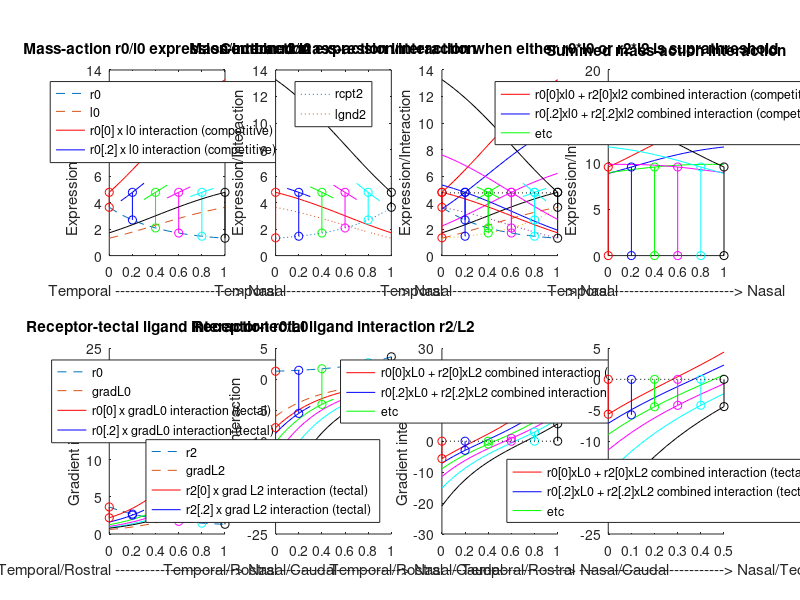
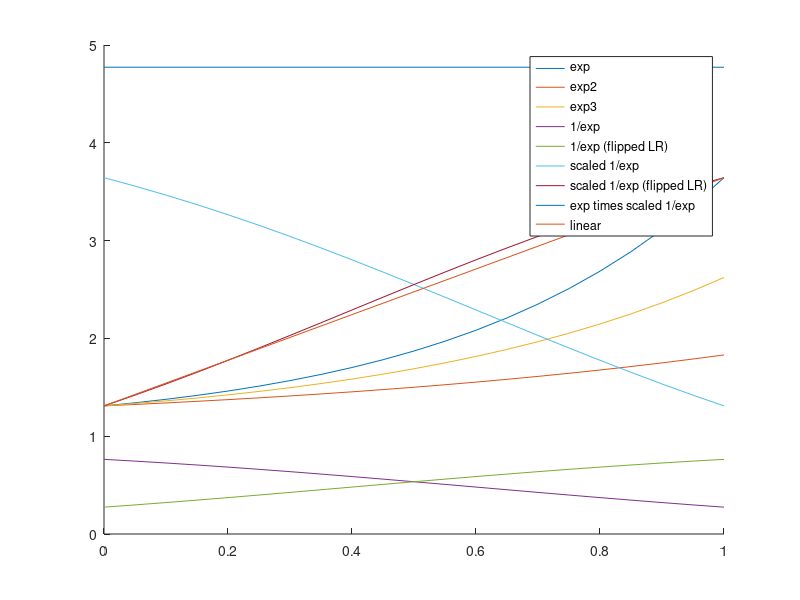
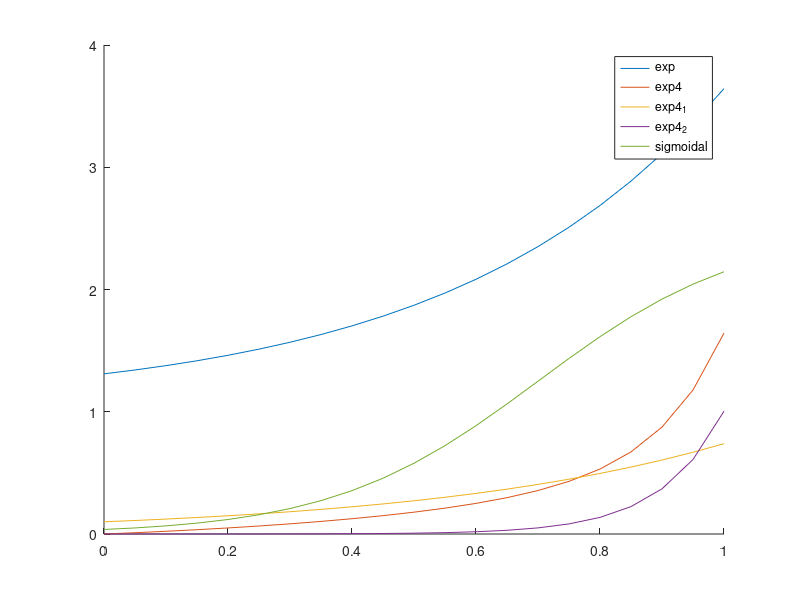
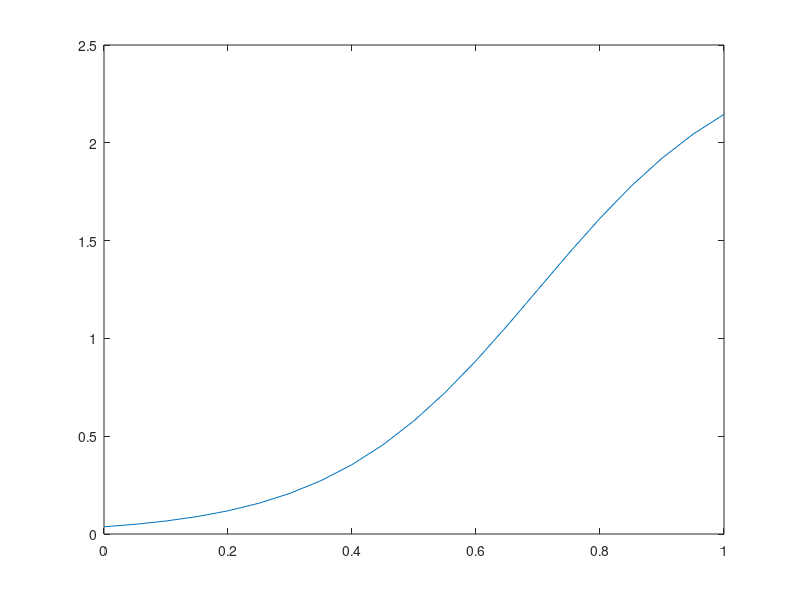

The MATLAB source for these figures, in order:
% Equations used in my modelling. See tissue.h and
% guidingtissue::exponential_expression and similar

% Set up the one figure
h_f = figure(1); clf;
h_f_pos = get(h_f, 'Position');
w=2500;
h=1280;
set(h_f, 'Position', [20, 1500, w, h]);
clf;

## What ligand expression profile?
ligand_expression = 'invexp'; #  or exp or invexp

x = [0:0.05:1];

_exp = 0.26 .* exp (2.3.*x) + 1.05; % T exponential_expression (const T& x)
_exp2 = 0.26 .* exp (1.1.*x) + 1.05; % T exponential_expression2 (const T& x)
_exp3 = 0.26 .* exp (1.8.*x) + 1.05; % T exponential_expression3 (const T& x)

# Double exponential?
_exp4_1 = 0.1 .* exp (2.*x);
##_exp4_2 = 0.05 .* exp (6.*(x-0.4)); # was quite good
_exp4_2 = 0.05 .* exp (10.*(x-0.7));
_exp4 = -1.3 + 1.2 + _exp4_1  +  _exp4_2; # -0.1

# Sigmoidal
_sig = -1.3 + 1.3 + 2.5 ./ (1 + exp(-(x-0.7).*6)) # 0 +

_rev_exp = 0.26 .* exp (2.3.*(1-x)) + 1.05;
_deriv_exp = 0.26 .* 2.3 .* exp (2.3.*x);
## Scaling for _exp to give inverse that starts and ends at the same point
A = 4.7727;
B =  0; ##-0.00014;
_inv_exp = A .* (1./_exp) + B;

rtimesl = _exp .* _inv_exp;

## May also use a linear function
_lin = 1.31 + 2.333 .* x;

if strcmp (ligand_expression, 'exp')
  threshold = 1.1
elseif strcmp (ligand_expression, 'lin')
  threshold = 4.73 ## 4.7 to 5.4 is a sensible range
else
  threshold = 4.73 ## 4.8 to 5.5 is a sensible range
end

## Debugging the curves
figure(7); clf;
hold on;
plot (x, _exp);
plot (x, _exp2);
plot (x, _exp3);
plot (x, 1./_exp);
plot (x, flip(1./_exp));
plot (x, _inv_exp);
plot (x, flip(_inv_exp));
plot (x, rtimesl);
plot (x, _lin);
legend('exp', 'exp2', 'exp3', '1/exp', '1/exp (flipped LR)','scaled 1/exp', 'scaled 1/exp (flipped LR)', 'exp times scaled 1/exp', 'linear')

figure(8); clf;
hold on;
plot (x, _exp);
#plot (x, _exp2);
#plot (x, _exp3);
plot (x, _exp4);
plot (x, _exp4_1);
plot (x, _exp4_2);
plot (x, _sig);

legend('exp', 'exp4', 'exp4_1', 'exp4_2', 'sigmoidal')

figure(9)
plot (x, _sig);

figure(1);

%% The J effect
_r0 = flip(_exp);
## Either this, making no strong assumptions about ligand expression:
if strcmp (ligand_expression, 'exp')
  _l0 = _exp;
elseif strcmp (ligand_expression, 'lin')
  _l0 = _lin;
else
  _l0 = flip(_inv_exp);
end

subplot(2,4,1);
plot (x, _r0, 'linestyle', '--'); % exp for receptors on retina
hold on;
plot (x, _l0, 'linestyle', '--'); % ligands
%%plot (x, _r0 .* _l0, 'color', colour.orchid2, 'linestyle', ':');
plot (x, _r0(1) .* _l0, 'r-');
plot (x(3:7), _r0(5) .* _l0(3:7), 'b');
plot (x(7:11), _r0(9) .* _l0(7:11), 'g');
plot (x(11:15), _r0(13) .* _l0(11:15), 'm');
plot (x(15:19), _r0(17) .* _l0(15:19), 'c');

plot ([x(1),x(1)], [_r0(1),_r0(1).*_l0(1)], 'ro-');
plot ([x(5),x(5)], [_r0(5),_r0(5).*_l0(5)], 'bo-');
plot ([x(9),x(9)], [_r0(9),_r0(9).*_l0(9)], 'go-');
plot ([x(13),x(13)], [_r0(13),_r0(13).*_l0(13)], 'mo-');
plot ([x(17),x(17)], [_r0(17),_r0(17).*_l0(17)], 'co-');

plot (x, _r0(21) .* _l0, 'k');
plot ([x(21),x(21)], [_r0(21),_r0(21).*_l0(21)], 'ko-');
lg1 = legend (['r0';'l0';'r0[0] x l0 interaction (competitive)';'r0[.2] x l0 interaction (competitive)'],'Location','North');
strlbl = ['Temporal ------------------------> Nasal'];
xlabel(strlbl)
ylabel('Expression/Interaction')
title('Mass-action r0/l0 expression/interaction')

_r2 = _exp; % opposing ligands
if strcmp (ligand_expression, 'exp')
  _l2 = flip(_exp); % opposing receptors
elseif strcmp (ligand_expression, 'lin')
  _l2 = flip(_lin);
else
  _l2 = _inv_exp;
end
subplot(2,4,2);
plot (x, _r2, 'linestyle', ':');
hold on;
plot (x, _l2, 'linestyle', ':'); % ligands
%%plot (x, _r2 .* _l2, 'color', colour.orchid2, 'linestyle', ':');
%%plot (x(1:3), _r2(1) .* _l2(1:3), 'r-');
plot (x, _r2(1) .* _l2, 'r');
plot ([x(1),x(1)], [_r2(2),_r2(1).*_l2(1)], 'ro-');
plot (x(3:7), _r2(5) .* _l2(3:7), 'b');
plot ([x(5),x(5)], [_r2(5),_r2(5).*_l2(5)], 'bo-');
plot (x(7:11), _r2(9) .* _l2(7:11), 'g');
plot ([x(9),x(9)], [_r2(9),_r2(9).*_l2(9)], 'go-');
plot (x(11:15), _r2(13) .* _l2(11:15), 'm');
plot ([x(13),x(13)], [_r2(13),_r2(13).*_l2(13)], 'mo-');
plot (x(15:19), _r2(17) .* _l2(15:19), 'c');
%%plot (x, _r2(17) .* _l2, 'k');
plot ([x(17),x(17)], [_r2(17),_r2(17).*_l2(17)], 'co-');

plot (x, _r2(21) .* _l2, 'k');
plot ([x(21),x(21)], [_r2(21),_r2(21).*_l2(21)], 'ko-');

lg2 = legend (['rcpt2';'lgnd2'],'Location','North');
strlbl = ['Temporal ------------------------> Nasal'];
##ylim([0,20])
xlabel(strlbl)
ylabel('Expression/Interaction')
title('Mass-action r2/l2 expression/interaction')

%% Now plot combined repulsion due to both receptor/ligand pairs

subplot(2,4,3);
hold on;
###
plot (x, _r0, 'linestyle', '--'); % exp for receptors on retina
hold on;
plot (x, _l0, 'linestyle', '--'); % ligands
plot (x, _r0(1) .* _l0, 'r-');
plot (x, _r0(5) .* _l0, 'b');
plot (x(7:11), _r0(9) .* _l0(7:11), 'g');
plot (x, _r0(13) .* _l0, 'm');
plot (x(15:19), _r0(17) .* _l0(15:19), 'c');

plot ([x(1),x(1)], [_r0(1),_r0(1).*_l0(1)], 'ro-');
plot ([x(5),x(5)], [_r0(5),_r0(5).*_l0(5)], 'bo-');
plot ([x(9),x(9)], [_r0(9),_r0(9).*_l0(9)], 'go-');
plot ([x(13),x(13)], [_r0(13),_r0(13).*_l0(13)], 'mo-');
plot ([x(17),x(17)], [_r0(17),_r0(17).*_l0(17)], 'co-');

plot (x, _r0(21) .* _l0, 'k');
plot ([x(21),x(21)], [_r0(21),_r0(21).*_l0(21)], 'ko-');
###
plot (x, _r2, 'linestyle', ':');
hold on;
plot (x, _l2, 'linestyle', ':'); % ligands
%%plot (x, _r2 .* _l2, 'color', colour.orchid2, 'linestyle', ':');
%%plot (x(1:3), _r2(1) .* _l2(1:3), 'r-');
plot (x, _r2(1) .* _l2, 'r');
plot ([x(1),x(1)], [_r2(2),_r2(1).*_l2(1)], 'ro-');
plot (x, _r2(5) .* _l2, 'b');
plot ([x(5),x(5)], [_r2(5),_r2(5).*_l2(5)], 'bo-');
plot (x(7:11), _r2(9) .* _l2(7:11), 'g');
plot ([x(9),x(9)], [_r2(9),_r2(9).*_l2(9)], 'go-');
plot (x, _r2(13) .* _l2, 'm');
plot ([x(13),x(13)], [_r2(13),_r2(13).*_l2(13)], 'mo-');
plot (x(15:19), _r2(17) .* _l2(15:19), 'c');
%%plot (x, _r2(17) .* _l2, 'k');
plot ([x(17),x(17)], [_r2(17),_r2(17).*_l2(17)], 'co-');

plot (x, _r2(21) .* _l2, 'k');
plot ([x(21),x(21)], [_r2(21),_r2(21).*_l2(21)], 'ko-');

plot ([0,1],[threshold,threshold],'k:')

###
strlbl = ['Temporal ------------------------> Nasal'];
xlabel(strlbl)
ylabel('Expression/Interaction')
title('Combined mass-action interaction when either r0*l0 or r2*l2 is suprathreshold')

subplot(2,4,4);
hold on;
plot (x, _r2(1) .* _l2 + _r0(1) .* _l0, 'r-');
plot (x, _r2(5) .* _l2 + _r0(5) .* _l0, 'b-');
plot (x, _r2(9) .* _l2 + _r0(9) .* _l0, 'g-');
plot (x, _r2(13) .* _l2 + _r0(13) .* _l0, 'm-');
plot (x, _r2(17) .* _l2 + _r0(17) .* _l0, 'c-');
plot (x, _r2(21) .* _l2 + _r0(21) .* _l0, 'k-');
plot ([x(1),x(1)], [0,_r2(1).*_l2(1)+_r0(1).*_l0(1)], 'ro-');
plot ([x(5),x(5)], [0,_r2(5).*_l2(5)+_r0(5).*_l0(5)], 'bo-');
plot ([x(9),x(9)], [0,_r2(9).*_l2(9)+_r0(9).*_l0(9)], 'go-');
plot ([x(13),x(13)], [0,_r2(13).*_l2(13)+_r0(13).*_l0(13)], 'mo-');
plot ([x(17),x(17)], [0,_r2(17).*_l2(17)+_r0(17).*_l0(17)], 'co-');
plot ([x(21),x(21)], [0,_r2(21).*_l2(21)+_r0(21).*_l0(21)], 'ko-');
lg3 = legend (['r0[0]xl0 + r2[0]xl2 combined interaction (competitive)';'r0[.2]xl0 + r2[.2]xl2 combined interaction (competitive)';'etc'],'Location','North');
strlbl = ['Temporal ------------------------> Nasal'];
##ylim([0,20])
xlabel(strlbl)
ylabel('Expression/Interaction')
title('Summed mass-action interaction')


## Now the retina->tectum interactions
subplot(2,4,5);
hold on;
_r0 = flip(_exp);
_L0 = _deriv_exp;
plot (x, _r0, 'linestyle', '--'); % exp for receptors on retina
plot (x, _L0, 'linestyle', '--'); % ligands
%%plot (x, _r0 .* _L0, 'color', colour.orchid2, 'linestyle', ':');
plot (x, _r0(1) .* _L0, 'r-');
plot (x(1:7), _r0(5) .* _L0(1:7), 'b');
plot (x(1:11), _r0(9) .* _L0(1:11), 'g');
plot (x(1:15), _r0(13) .* _L0(1:15), 'm');
plot (x(1:19), _r0(17) .* _L0(1:19), 'c');

plot ([x(1),x(1)], [_r0(1),_r0(1).*_L0(1)], 'ro-');
plot ([x(5),x(5)], [_r0(5),_r0(5).*_L0(5)], 'bo-');
plot ([x(9),x(9)], [_r0(9),_r0(9).*_L0(9)], 'go-');
plot ([x(13),x(13)], [_r0(13),_r0(13).*_L0(13)], 'mo-');
plot ([x(17),x(17)], [_r0(17),_r0(17).*_L0(17)], 'co-');

plot (x, _r0(21) .* _L0, 'k');
plot ([x(21),x(21)], [_r0(21),_r0(21).*_L0(21)], 'ko-');
lg4 = legend (['r0';'gradL0';'r0[0] x gradL0 interaction (tectal)';'r0[.2] x gradL0 interaction (tectal)'],'Location','North');
strlbl = ['Temporal/Rostral ------------------------> Nasal/Caudal'];
xlabel(strlbl)
ylabel('Gradient interaction')
title ('Receptor-tectal ligand interaction r0/L0')

subplot(2,4,6);
hold on;
_r2 = _exp;
_L2 = -flip(_deriv_exp);
plot (x, _r2, 'linestyle', '--'); % exp for receptors on retina
plot (x, _L2, 'linestyle', '--'); % ligands

plot (x, _r2(1) .* _L2, 'r-');
plot (x(1:7), _r2(5) .* _L2(1:7), 'b');
plot (x(1:11), _r2(9) .* _L2(1:11), 'g');
plot (x(1:15), _r2(13) .* _L2(1:15), 'm');
plot (x(1:19), _r2(17) .* _L2(1:19), 'c');

plot ([x(1),x(1)], [_r2(1),_r2(1).*_L2(1)], 'ro-');
plot ([x(5),x(5)], [_r2(5),_r2(5).*_L2(5)], 'bo-');
plot ([x(9),x(9)], [_r2(9),_r2(9).*_L2(9)], 'go-');
plot ([x(13),x(13)], [_r2(13),_r2(13).*_L2(13)], 'mo-');
plot ([x(17),x(17)], [_r2(17),_r2(17).*_L2(17)], 'co-');

plot (x, _r2(21) .* _L2, 'k');
plot ([x(21),x(21)], [_r2(21),_r2(21).*_L2(21)], 'ko-');
lg5 = legend (['r2';'gradL2';'r2[0] x grad L2 interaction (tectal)';'r2[.2] x grad L2 interaction (tectal)'],'Location','Southeast');
strlbl = ['Temporal/Rostral ------------------------> Nasal/Caudal'];
xlabel(strlbl)
ylabel('Gradient interaction')
title ('Receptor-tectal ligand interaction r2/L2')


subplot(2,4,7);
hold on;
plot (x, _r2(1) .* _L2 + _r0(1) .* _L0, 'r-');
plot (x, _r2(5) .* _L2 + _r0(5) .* _L0, 'b-');
plot (x, _r2(9) .* _L2 + _r0(9) .* _L0, 'g-');
plot (x, _r2(13) .* _L2 + _r0(13) .* _L0, 'm-');
plot (x, _r2(17) .* _L2 + _r0(17) .* _L0, 'c-');
plot (x, _r2(21) .* _L2 + _r0(21) .* _L0, 'k-');
plot ([x(1),x(1)], [0,_r2(1).*_L2(1)+_r0(1).*_L0(1)], 'ro-');
plot ([x(5),x(5)], [0,_r2(5).*_L2(5)+_r0(5).*_L0(5)], 'bo-');
plot ([x(9),x(9)], [0,_r2(9).*_L2(9)+_r0(9).*_L0(9)], 'go-');
plot ([x(13),x(13)], [0,_r2(13).*_L2(13)+_r0(13).*_L0(13)], 'mo-');
plot ([x(17),x(17)], [0,_r2(17).*_L2(17)+_r0(17).*_L0(17)], 'co-');
plot ([x(21),x(21)], [0,_r2(21).*_L2(21)+_r0(21).*_L0(21)], 'ko-');
plot ([0,1],[0,0],'k:')
lg6 = legend (['r0[0]xL0 + r2[0]xL2 combined interaction (tectal)';'r0[.2]xL0 + r2[.2]xL2 combined interaction (tectal)';'etc'],'Location','North');
strlbl = ['Temporal/Rostral ------------------------> Nasal/Caudal'];
xlabel(strlbl)
ylabel('Gradient interaction')


subplot(2,4,8);
hold on;
xx = [0:0.05:0.5];
_L2trunc = _L2(1:11);
_L0trunc = _L0(1:11);

plot (xx, _r2(1) .* _L2trunc + _r0(1) .* _L0trunc, 'r-');
plot (xx, _r2(5) .* _L2trunc + _r0(5) .* _L0trunc, 'b-');
plot (xx, _r2(9) .* _L2trunc + _r0(9) .* _L0trunc, 'g-');
plot (xx, _r2(13) .* _L2trunc + _r0(13) .* _L0trunc, 'm-');
plot (xx, _r2(17) .* _L2trunc + _r0(17) .* _L0trunc, 'c-');
plot (xx, _r2(21) .* _L2trunc + _r0(21) .* _L0trunc, 'k-');
plot ([xx(1),xx(1)], [0,_r2(1).*_L2(1)+_r0(1).*_L0(1)], 'ro-');
plot ([xx(3),xx(3)], [0,_r2(5).*_L2(2)+_r0(5).*_L0(3)], 'bo-');
plot ([xx(5),xx(5)], [0,_r2(9).*_L2(5)+_r0(9).*_L0(5)], 'go-');
plot ([xx(7),xx(7)], [0,_r2(13).*_L2(7)+_r0(13).*_L0(7)], 'mo-');
plot ([xx(9),xx(9)], [0,_r2(17).*_L2(9)+_r0(17).*_L0(9)], 'co-');
plot ([xx(11),xx(11)], [0,_r2(21).*_L2(11)+_r0(21).*_L0(11)], 'ko-');
plot ([0,0.5],[0,0],'k:')
lg7 = legend (['r0[0]xL0 + r2[0]xL2 combined interaction (tectal)';'r0[.2]xL0 + r2[.2]xL2 combined interaction (tectal)';'etc'],'Location','South');
strlbl = ['Temporal/Rostral -----------------------------> Nasal/Tectal Midline'];
xlabel(strlbl)





#figure(100)
#clf;
#plot (x, _exp)
#hold on
#plot (x, _deriv_exp, ':')
